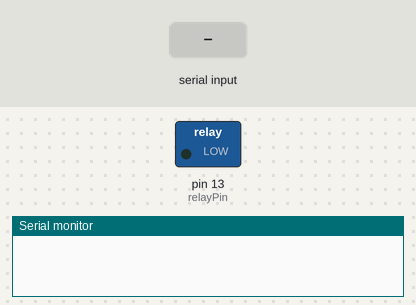
Recording of a sketch running on a simulated Arduino Uno, built with avr-gcc and run on an emulated ATmega328P. Shown: switched loads named in the sketch (green lamp = pin HIGH), the last lines printed to the serial monitor. The test bench sets the inputs (shaded band).

Above: at 1.2 s.
1.3 s: "1" received over Serial
At 2.3 s:
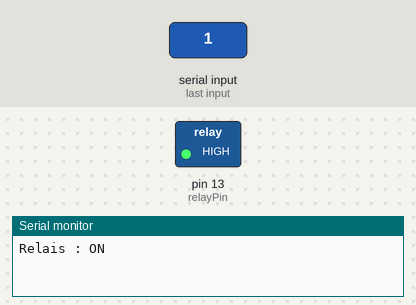
2.9 s: "0" received over Serial
At 3.5 s:
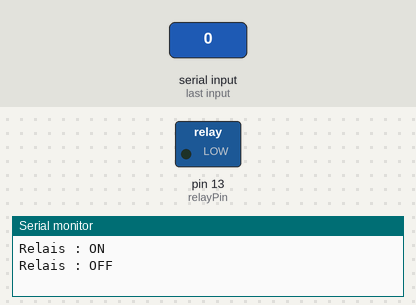
Timing chart, 0 to 5.9 s (numbered marks = the images above; inputs shaded):
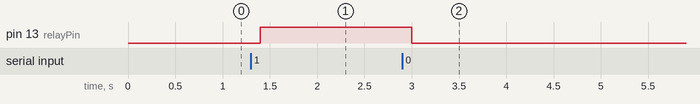

Measured:
- after the input at 1.3 s, pin 13 (relayPin): LOW → HIGH after 0.10 s
- after the input at 2.9 s, pin 13 (relayPin): HIGH → LOW after 0.10 s

The sketch:

bleutooth.ino
```cpp
// Définition de la broche du relais
const int relayPin = 13;

void setup() {
  // Initialisation de la broche du relais en mode sortie
  pinMode(relayPin, OUTPUT);

  // Initialisation de la communication série pour le Bluetooth
  Serial.begin(9600); // Assurez-vous que le module Bluetooth est configuré à cette vitesse
}

void loop() {
  // Vérification s'il y a des données reçues via Bluetooth
  if (Serial.available() > 0) {
    char command = Serial.read(); // Lire la commande reçue

    // Vérifier la commande et contrôler le relais
    if (command == '1') { // Si '1' est reçu
      digitalWrite(relayPin, HIGH); // Activer le relais
      Serial.println("Relais : ON"); // Confirmation envoyée via Bluetooth
    }
    else if (command == '0') { // Si '0' est reçu
      digitalWrite(relayPin, LOW); // Désactiver le relais
      Serial.println("Relais : OFF"); // Confirmation envoyée via Bluetooth
    }
    else {
      Serial.println("Commande non reconnue"); // Message si commande inconnue
    }
  }

  delay(100); // Délai pour éviter des lectures répétées rapides
}
```
